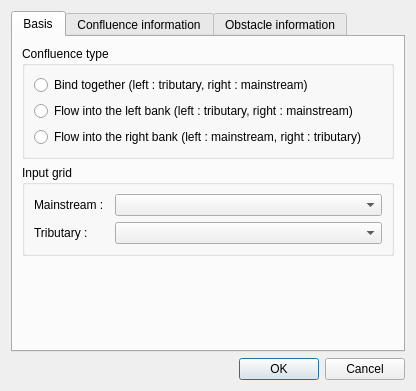
<?xml version="1.0" encoding="UTF-8"?>
<ui version="4.0">
 <class>GridCreatingConditionGridCombineSettingDialog</class>
 <widget class="QDialog" name="GridCreatingConditionGridCombineSettingDialog">
  <property name="geometry">
   <rect>
    <x>0</x>
    <y>0</y>
    <width>407</width>
    <height>345</height>
   </rect>
  </property>
  <property name="windowTitle">
   <string>Grid Creation</string>
  </property>
  <layout class="QVBoxLayout" name="verticalLayout">
   <item>
    <widget class="QTabWidget" name="tabWidget">
     <property name="currentIndex">
      <number>0</number>
     </property>
     <property name="usesScrollButtons">
      <bool>true</bool>
     </property>
     <widget class="QWidget" name="basisTab">
      <attribute name="title">
       <string>Basis</string>
      </attribute>
      <layout class="QVBoxLayout" name="verticalLayout_4">
       <item>
        <widget class="QGroupBox" name="confluenceTypeGroupBox">
         <property name="title">
          <string>Confluence type</string>
         </property>
         <layout class="QVBoxLayout" name="verticalLayout_2">
          <item>
           <widget class="QRadioButton" name="bindRadioButton">
            <property name="text">
             <string>Bind together (left : tributary, right : mainstream)</string>
            </property>
           </widget>
          </item>
          <item>
           <widget class="QRadioButton" name="leftRadioButton">
            <property name="text">
             <string>Flow into the left bank (left : tributary, right : mainstream)</string>
            </property>
           </widget>
          </item>
          <item>
           <widget class="QRadioButton" name="rightRadioButton">
            <property name="text">
             <string>Flow into the right bank (left : mainstream, right : tributary)</string>
            </property>
           </widget>
          </item>
         </layout>
        </widget>
       </item>
       <item>
        <widget class="QGroupBox" name="inputGridGroupBox">
         <property name="title">
          <string>Input grid</string>
         </property>
         <layout class="QVBoxLayout" name="verticalLayout_3">
          <item>
           <layout class="QHBoxLayout" name="horizontalLayout">
            <item>
             <widget class="QLabel" name="mainstreamLabel">
              <property name="maximumSize">
               <size>
                <width>75</width>
                <height>16777215</height>
               </size>
              </property>
              <property name="text">
               <string>Mainstream :</string>
              </property>
             </widget>
            </item>
            <item>
             <widget class="QComboBox" name="mainstreamComboBox"/>
            </item>
           </layout>
          </item>
          <item>
           <layout class="QHBoxLayout" name="horizontalLayout_2">
            <item>
             <widget class="QLabel" name="tributaryLabel">
              <property name="maximumSize">
               <size>
                <width>75</width>
                <height>16777215</height>
               </size>
              </property>
              <property name="text">
               <string>Tributary :</string>
              </property>
             </widget>
            </item>
            <item>
             <widget class="QComboBox" name="tributaryComboBox"/>
            </item>
           </layout>
          </item>
         </layout>
        </widget>
       </item>
       <item>
        <spacer name="verticalSpacer">
         <property name="orientation">
          <enum>Qt::Vertical</enum>
         </property>
         <property name="sizeHint" stdset="0">
          <size>
           <width>20</width>
           <height>59</height>
          </size>
         </property>
        </spacer>
       </item>
      </layout>
     </widget>
     <widget class="QWidget" name="confluenceTab">
      <attribute name="title">
       <string>Confluence information</string>
      </attribute>
      <layout class="QVBoxLayout" name="verticalLayout_5">
       <item>
        <layout class="QHBoxLayout" name="horizontalLayout_3">
         <item>
          <widget class="QLabel" name="mainstreamCrossingBeginningLabel">
           <property name="text">
            <string>Mainstream crossing directional beginning index :</string>
           </property>
          </widget>
         </item>
         <item>
          <widget class="QSpinBox" name="mainstreamCrossingBeginningSpinBox">
           <property name="maximumSize">
            <size>
             <width>80</width>
             <height>16777215</height>
            </size>
           </property>
           <property name="alignment">
            <set>Qt::AlignRight|Qt::AlignTrailing|Qt::AlignVCenter</set>
           </property>
          </widget>
         </item>
        </layout>
       </item>
       <item>
        <layout class="QHBoxLayout" name="horizontalLayout_4">
         <item>
          <widget class="QLabel" name="mainstreamCrossingEndingLabel">
           <property name="text">
            <string>Mainstream crossing directional ending index :</string>
           </property>
          </widget>
         </item>
         <item>
          <widget class="QSpinBox" name="mainstreamCrossingEndingSpinBox">
           <property name="maximumSize">
            <size>
             <width>80</width>
             <height>16777215</height>
            </size>
           </property>
           <property name="alignment">
            <set>Qt::AlignRight|Qt::AlignTrailing|Qt::AlignVCenter</set>
           </property>
          </widget>
         </item>
        </layout>
       </item>
       <item>
        <layout class="QHBoxLayout" name="horizontalLayout_5">
         <item>
          <widget class="QLabel" name="tributaryCrossingBeginningLabel">
           <property name="text">
            <string>Tributary crossing directional beginning index :</string>
           </property>
          </widget>
         </item>
         <item>
          <widget class="QSpinBox" name="tributaryCrossingBeginningSpinBox">
           <property name="maximumSize">
            <size>
             <width>80</width>
             <height>16777215</height>
            </size>
           </property>
           <property name="alignment">
            <set>Qt::AlignRight|Qt::AlignTrailing|Qt::AlignVCenter</set>
           </property>
          </widget>
         </item>
        </layout>
       </item>
       <item>
        <layout class="QHBoxLayout" name="horizontalLayout_6">
         <item>
          <widget class="QLabel" name="tributaryCrossingEndingLabel">
           <property name="text">
            <string>Tributary crossing directional ending index :</string>
           </property>
          </widget>
         </item>
         <item>
          <widget class="QSpinBox" name="tributaryCrossingEndingSpinBox">
           <property name="maximumSize">
            <size>
             <width>80</width>
             <height>16777215</height>
            </size>
           </property>
           <property name="alignment">
            <set>Qt::AlignRight|Qt::AlignTrailing|Qt::AlignVCenter</set>
           </property>
          </widget>
         </item>
        </layout>
       </item>
       <item>
        <layout class="QHBoxLayout" name="horizontalLayout_7">
         <item>
          <widget class="QLabel" name="mainstreamFlowBeginningLabel">
           <property name="text">
            <string>Mainstream flow directional tributary beginning index :</string>
           </property>
          </widget>
         </item>
         <item>
          <widget class="QSpinBox" name="mainstreamFlowBeginningSpinBox">
           <property name="minimumSize">
            <size>
             <width>80</width>
             <height>0</height>
            </size>
           </property>
           <property name="maximumSize">
            <size>
             <width>80</width>
             <height>16777215</height>
            </size>
           </property>
           <property name="alignment">
            <set>Qt::AlignRight|Qt::AlignTrailing|Qt::AlignVCenter</set>
           </property>
          </widget>
         </item>
        </layout>
       </item>
       <item>
        <layout class="QHBoxLayout" name="horizontalLayout_8">
         <item>
          <widget class="QLabel" name="mainstreamFlowEndingLabel">
           <property name="text">
            <string>Mainstream flow directional tributary ending index :</string>
           </property>
          </widget>
         </item>
         <item>
          <widget class="QSpinBox" name="mainstreamFlowEndingSpinBox">
           <property name="maximumSize">
            <size>
             <width>80</width>
             <height>16777215</height>
            </size>
           </property>
           <property name="alignment">
            <set>Qt::AlignRight|Qt::AlignTrailing|Qt::AlignVCenter</set>
           </property>
          </widget>
         </item>
        </layout>
       </item>
       <item>
        <spacer name="verticalSpacer_2">
         <property name="orientation">
          <enum>Qt::Vertical</enum>
         </property>
         <property name="sizeHint" stdset="0">
          <size>
           <width>20</width>
           <height>16</height>
          </size>
         </property>
        </spacer>
       </item>
      </layout>
     </widget>
     <widget class="QWidget" name="obstacleTab">
      <attribute name="title">
       <string>Obstacle information</string>
      </attribute>
      <layout class="QVBoxLayout" name="verticalLayout_7">
       <item>
        <widget class="QGroupBox" name="obstacleGroupBox">
         <property name="title">
          <string>Obstacle coordinates</string>
         </property>
         <layout class="QVBoxLayout" name="verticalLayout_6">
          <item>
           <widget class="QGroupBox" name="upstreamGroupBox">
            <property name="title">
             <string>Upstream</string>
            </property>
            <layout class="QHBoxLayout" name="horizontalLayout_9">
             <item>
              <widget class="QLabel" name="upstreamXLabel">
               <property name="maximumSize">
                <size>
                 <width>20</width>
                 <height>16777215</height>
                </size>
               </property>
               <property name="text">
                <string>x :</string>
               </property>
              </widget>
             </item>
             <item>
              <widget class="QDoubleSpinBox" name="upstreamXSpinBox">
               <property name="maximumSize">
                <size>
                 <width>120</width>
                 <height>16777215</height>
                </size>
               </property>
               <property name="alignment">
                <set>Qt::AlignRight|Qt::AlignTrailing|Qt::AlignVCenter</set>
               </property>
               <property name="decimals">
                <number>6</number>
               </property>
               <property name="minimum">
                <double>-1000000000.000000000000000</double>
               </property>
               <property name="maximum">
                <double>1000000000.000000000000000</double>
               </property>
              </widget>
             </item>
             <item>
              <widget class="QLabel" name="upstreamYLabel">
               <property name="maximumSize">
                <size>
                 <width>20</width>
                 <height>16777215</height>
                </size>
               </property>
               <property name="text">
                <string>y :</string>
               </property>
              </widget>
             </item>
             <item>
              <widget class="QDoubleSpinBox" name="upstreamYSpinBox">
               <property name="maximumSize">
                <size>
                 <width>120</width>
                 <height>16777215</height>
                </size>
               </property>
               <property name="alignment">
                <set>Qt::AlignRight|Qt::AlignTrailing|Qt::AlignVCenter</set>
               </property>
               <property name="decimals">
                <number>6</number>
               </property>
               <property name="minimum">
                <double>-1000000000.000000000000000</double>
               </property>
               <property name="maximum">
                <double>1000000000.000000000000000</double>
               </property>
              </widget>
             </item>
            </layout>
           </widget>
          </item>
          <item>
           <widget class="QGroupBox" name="downstreamGroupBox">
            <property name="title">
             <string>Downstream</string>
            </property>
            <layout class="QHBoxLayout" name="horizontalLayout_10">
             <item>
              <widget class="QLabel" name="downstreamXLabel">
               <property name="maximumSize">
                <size>
                 <width>20</width>
                 <height>16777215</height>
                </size>
               </property>
               <property name="text">
                <string>x :</string>
               </property>
              </widget>
             </item>
             <item>
              <widget class="QDoubleSpinBox" name="downstreamXSpinBox">
               <property name="maximumSize">
                <size>
                 <width>120</width>
                 <height>16777215</height>
                </size>
               </property>
               <property name="alignment">
                <set>Qt::AlignRight|Qt::AlignTrailing|Qt::AlignVCenter</set>
               </property>
               <property name="decimals">
                <number>6</number>
               </property>
               <property name="minimum">
                <double>-1000000000.000000000000000</double>
               </property>
               <property name="maximum">
                <double>1000000000.000000000000000</double>
               </property>
              </widget>
             </item>
             <item>
              <widget class="QLabel" name="downstreamYLabel">
               <property name="maximumSize">
                <size>
                 <width>20</width>
                 <height>16777215</height>
                </size>
               </property>
               <property name="text">
                <string>y :</string>
               </property>
              </widget>
             </item>
             <item>
              <widget class="QDoubleSpinBox" name="downstreamYSpinBox">
               <property name="maximumSize">
                <size>
                 <width>120</width>
                 <height>16777215</height>
                </size>
               </property>
               <property name="alignment">
                <set>Qt::AlignRight|Qt::AlignTrailing|Qt::AlignVCenter</set>
               </property>
               <property name="decimals">
                <number>6</number>
               </property>
               <property name="minimum">
                <double>-1000000000.000000000000000</double>
               </property>
               <property name="maximum">
                <double>1000000000.000000000000000</double>
               </property>
              </widget>
             </item>
            </layout>
           </widget>
          </item>
         </layout>
        </widget>
       </item>
       <item>
        <widget class="QLabel" name="correctionLabel">
         <property name="text">
          <string>Correction value for setting obstacle cells :</string>
         </property>
        </widget>
       </item>
       <item>
        <widget class="QLabel" name="correctionLabel2">
         <property name="text">
          <string>(smaller value for complex channel form)</string>
         </property>
        </widget>
       </item>
       <item>
        <widget class="QDoubleSpinBox" name="correctionSpinBox">
         <property name="maximumSize">
          <size>
           <width>120</width>
           <height>16777215</height>
          </size>
         </property>
         <property name="alignment">
          <set>Qt::AlignRight|Qt::AlignTrailing|Qt::AlignVCenter</set>
         </property>
         <property name="decimals">
          <number>6</number>
         </property>
         <property name="minimum">
          <double>0.100000000000000</double>
         </property>
         <property name="maximum">
          <double>1.000000000000000</double>
         </property>
        </widget>
       </item>
       <item>
        <widget class="QLabel" name="elevationLabel">
         <property name="text">
          <string>Elevation of obstacle cells :</string>
         </property>
        </widget>
       </item>
       <item>
        <widget class="QDoubleSpinBox" name="elevationSpinBox">
         <property name="maximumSize">
          <size>
           <width>120</width>
           <height>16777215</height>
          </size>
         </property>
         <property name="alignment">
          <set>Qt::AlignRight|Qt::AlignTrailing|Qt::AlignVCenter</set>
         </property>
         <property name="decimals">
          <number>6</number>
         </property>
         <property name="minimum">
          <double>-1000000000.000000000000000</double>
         </property>
         <property name="maximum">
          <double>1000000000.000000000000000</double>
         </property>
        </widget>
       </item>
       <item>
        <spacer name="verticalSpacer_3">
         <property name="orientation">
          <enum>Qt::Vertical</enum>
         </property>
         <property name="sizeHint" stdset="0">
          <size>
           <width>20</width>
           <height>1</height>
          </size>
         </property>
        </spacer>
       </item>
      </layout>
     </widget>
    </widget>
   </item>
   <item>
    <widget class="QDialogButtonBox" name="buttonBox">
     <property name="orientation">
      <enum>Qt::Horizontal</enum>
     </property>
     <property name="standardButtons">
      <set>QDialogButtonBox::Cancel|QDialogButtonBox::Ok</set>
     </property>
    </widget>
   </item>
  </layout>
 </widget>
 <resources/>
 <connections>
  <connection>
   <sender>buttonBox</sender>
   <signal>accepted()</signal>
   <receiver>GridCreatingConditionGridCombineSettingDialog</receiver>
   <slot>accept()</slot>
   <hints>
    <hint type="sourcelabel">
     <x>248</x>
     <y>254</y>
    </hint>
    <hint type="destinationlabel">
     <x>157</x>
     <y>274</y>
    </hint>
   </hints>
  </connection>
  <connection>
   <sender>buttonBox</sender>
   <signal>rejected()</signal>
   <receiver>GridCreatingConditionGridCombineSettingDialog</receiver>
   <slot>reject()</slot>
   <hints>
    <hint type="sourcelabel">
     <x>316</x>
     <y>260</y>
    </hint>
    <hint type="destinationlabel">
     <x>286</x>
     <y>274</y>
    </hint>
   </hints>
  </connection>
 </connections>
</ui>
